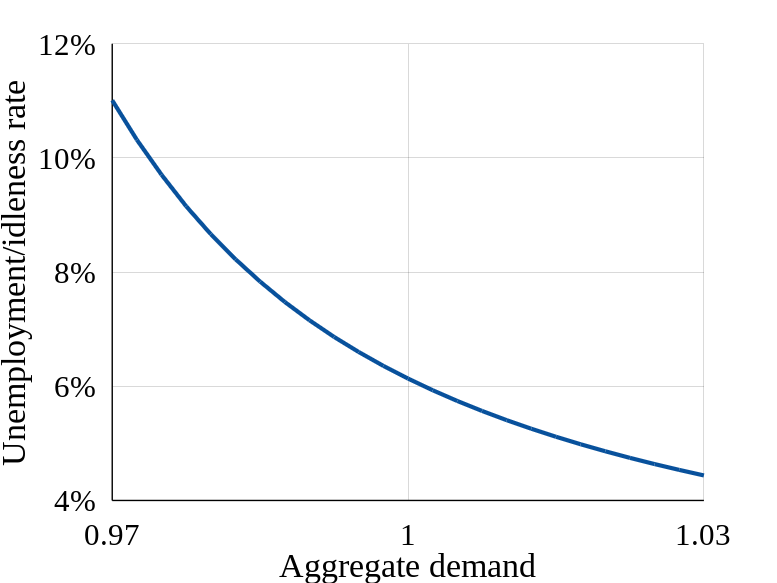
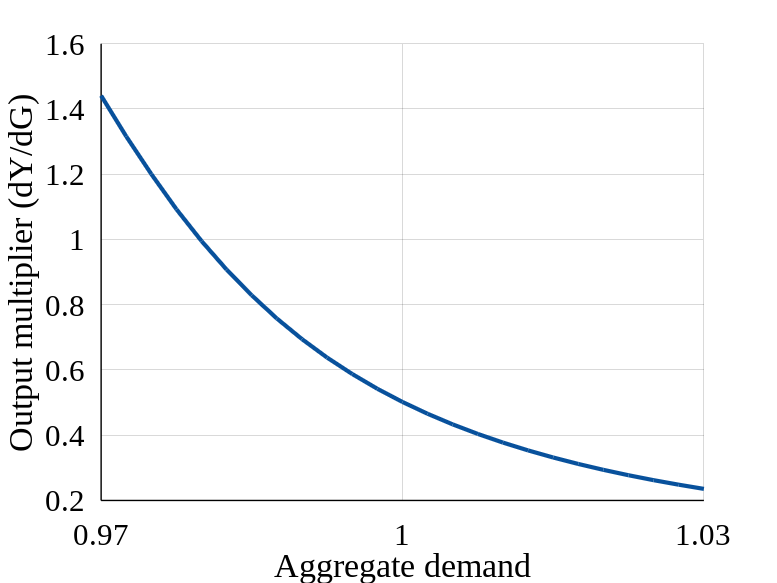
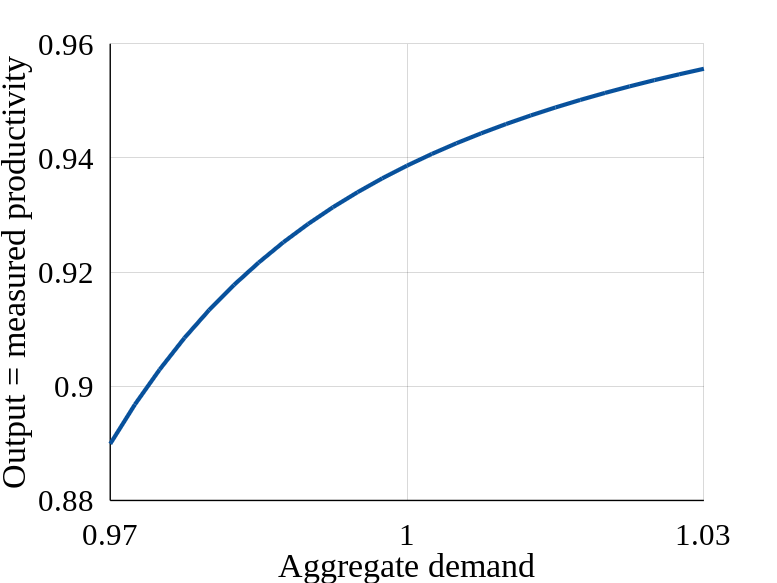
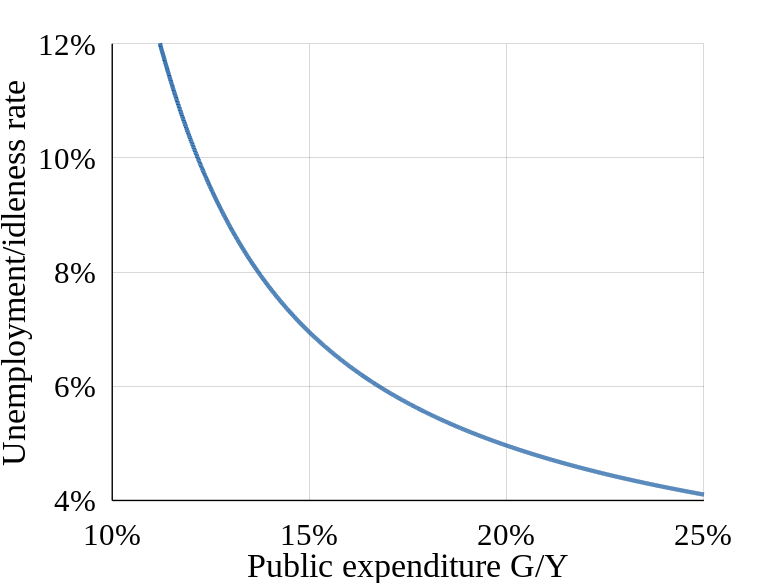

MATLAB code for these plots, in order:
%%====================================================================================
%% this code studies the numerical properties of a simple business-cycle matching model
%% the model only features self-employed workers who sell their services on a goods market
%% it would be possible to have firms and separate labor and goods markets using the model in Michaillat & Saez (QJE, 2015) 
%% 
%% the code calibrates the model to US data
%% then the code simulates the model in response to aggregate demand shocks
%% last the code simulates the model in response to government spending shocks
%%
%% note that the simulations do not describe the response of the model to stochastic shocks (as in state-of-the-art macro)
%% rather the simulations simply are "quantitative comparative statics": they show the responses to "MIT shocks"
%%
%% for all derivations:  see section 2.2, section 2.4, section 5, and online appendix A of Michaillat & Saez (Review of Economic Studies, 2019) 
%%===================================================================================

close all;clear;

%%-------  calibration of the matching model with land to US data -----------

k=1; % productive capacity | k can be endogenized by adding a labor market where firms hire workers
epsilon=1; % elasticity of substitution between public and private consumption
eta=0.6; % matching elasticity
s=0.028; % job-separation rate
omega=0.60; % matching efficacy
ubar=0.061; % target for average unemployment
xbar=0.43; % target for average tightness

Ybar=k.*(1-ubar); % target for average output
Mbar=0.5; % target for average output multiplier (same as unemployment multiplier)
GCbar=0.197; % target for average G/C
gamma=1./(1+1./GCbar); % preference parameter

GY=@(gc)gc./(1+gc); % G/Y
CY=@(gc)1-GY(gc); % C/Y
GYbar=GY(GCbar);
CYbar=CY(GCbar);
GC=@(GY)GY./(1-GY); % G/C
Gbar=GYbar.*Ybar;
Cbar=CYbar.*Ybar;
r=(Mbar.*epsilon.*CYbar)./(1-Mbar.*GYbar); % price rigidity to match multiplier target

q=@(x)omega.*x.^(-eta); % buying rate
f=@(x)omega.*x.^(1-eta); % selling rate
u=@(x)s./(s+f(x)); % unemployment rate
Y=@(x)(1-u(x)).*k; % output
taubar=(1-eta).*ubar./eta; % average matching wedge
rho=q(xbar)./s.*taubar./(1+taubar); % matching cost
tau=@(x)s.*rho./(q(x)-s.*rho); % matching wedge
dlnydlnx=@(x)(1-eta).*u(x)-eta.*tau(x); % elasticity of output to tightness

%% general CES utility function | see online appendix A 
scalar=(1-gamma).^(1-gamma).*gamma.^gamma;
if epsilon==1
	U=@(c,g)c.^(1-gamma).*g.^(gamma)./scalar;
else
	U=@(c,g)((1-gamma).^(1./epsilon).*c.^((epsilon-1)./epsilon)+gamma.^(1./epsilon).*g.^((epsilon-1)./epsilon)).^(epsilon./(epsilon-1));
end
dUdc=@(gc)((1-gamma).*U(1,gc)).^(1./epsilon);
dUdcbar=dUdc(GCbar);
dUdg=@(gc)(gamma.*U(1./gc,1)).^(1./epsilon);
MRS=@(gc)gamma.^(1./epsilon)./(1-gamma).^(1./epsilon).*gc.^(-1./epsilon); % MRS between public and private consumption
dlnUdlnc=@(gc)(1-gamma).^(1./epsilon).*(U(1,gc)).^((1-epsilon)./epsilon);
dlnUdlng=@(gc)gamma.^(1./epsilon).*(U(1./gc,1)).^((1-epsilon)./epsilon);
dlnUcdlnc=@(gc)(dlnUdlnc(gc)-1)./epsilon;
dlnUcdlng=@(gc)dlnUdlng(gc)./epsilon;

p0=dUdcbar.^r./(1+taubar); % price level
p=@(G)p0.*dUdc(G./(Ybar-G)).^(1-r); % price mechanism
dlnpdlng=@(G)(1-r).*(dlnUcdlng(G./(Ybar-G))-dlnUcdlnc(G./(Ybar-G)).*(G./(Ybar-G)));% equation (A4)
dlncdlnx=@(G,x)eta.*tau(x)./dlnUcdlnc(G./(Y(x)-G));% equation (A6)
dlncdlng=@(G,x)(dlnpdlng(G)-dlnUcdlng(G./(Y(x)-G)))./dlnUcdlnc(G./(Y(x)-G));% equation (A7)
dlnxdlng=@(G,x)(G./Y(x)+(1-G./Y(x)).*dlncdlng(G,x))./(dlnydlnx(x)-(1-G./Y(x)).*dlncdlnx(G,x));% equation (A9)
m=@(G,x)(1-eta).*u(x).*(1-u(x)).*dlnxdlng(G,x).*Y(x)./G;% equation (A11): theoretical unemployment multiplier
M=@(G,x)m(G,x)./(1-u(x)+G./Y(x).*eta.*tau(x)./(1-eta)./u(x).*m(G,x));% equation (A11): output multiplier

findx=@(G,x,alpha)abs(dUdc(G./(Y(x)-G))-((1+tau(x)).*p(G)./alpha)); % gap between aggregate supply & aggregate demand for tightness x, government spending G, and demand alpha


%%-------------- business-cycle simulations under aggregate-demand shocks | see section 5 -----------------------

%% we compute equilibrium variables for a range of aggregate demands
%% public-expenditure policy: G/Y=16.5%

ALPHA=[0.97:0.0025:1.03]; %range of aggregate demand
x0=[0.001:0.0002:2]; %grid to search for equilibrium tightness x
j=0;

for alpha=ALPHA
	
	j=j+1;
	
	G0=GYbar.*Y(x0);	% G such that G/Y=16.5%
	eva=findx(G0,x0,alpha);
	[val,ind]=min(eva); % finds x such aggregate supply = aggregate demand
	xad(j)=x0(ind); % equilibrium x 
	Gad(j)=G0(ind); % equilibrium G 

end

%% we compute all other equilibrium variables with G/Y=16.5%

Yad=Y(xad); % output
GYad=Gad./Yad; % G/Y
uad=u(xad); % unemployment rate
Mad=M(Gad,xad); % output multiplier
% pad = p(Gad); % price of services relative to land

%%-------------- business-cycle simulations under public-spending shocks | see section 5 -----------------------

%% we compute equilibrium variables for a range of public spending G/Y

GY0=[0.10:0.00005:0.25]; % range of public expenditure G/Y
j=0;
% [GY1,x1]=ndgrid(GY0,x0);

for gy=GY0

		j=j+1;
	
		G0=gy.*Y(x0);	% G such that G/Y=gy
		eva=findx(G0,x0,1);
		[val,ind]=min(eva); % finds x such aggregate supply = aggregate demand
		xgy(j)=x0(ind); % equilibrium x 
		Ggy(j)=G0(ind); % equilibrium G 

end

% we compute all other equilibrium variables

Ygy=Y(xgy); % output
GYgy=Ggy./Ygy; % G/Y
ugy=u(xgy); % unemployment rate
Mgy=M(Ggy,xgy); % output multiplier
% pgy = p(Ggy); % price of services relative to land


%%--------------------------  format figures  --------------------------

set(groot,'DefaultFigureUnits', 'inches')
set(groot,'DefaultFigurePosition', [0,0,7.7779,5.8334]);
set(groot,'DefaultFigurePaperPosition', [0, 0, 7.7779,5.8334]);
set(groot,'DefaultFigurePaperSize', [7.7779,5.8334]);
set(groot,'DefaultAxesFontName', 'Times New Roman')
set(groot,'DefaultAxesFontSize', 22)
set(groot,'DefaultLineLineWidth', 3)
set(groot,'DefaultAxesLineWidth', 1)
set(groot,'DefaultAxesXColor','k')
set(groot,'DefaultAxesYColor','k')
set(groot,'DefaultAxesYGrid','on')
set(groot,'DefaultAxesXGrid','on')
set(groot,'DefaultAxesTickLength',[0 0])
co = [217,95,2
		  8,81,156
			107,174,214];
co = co./255;
set(groot,'DefaultAxesColorOrder',co)


%%-------------- plots equilibrium under different aggregate demand   -----------

xmi=min(ALPHA);xma=max(ALPHA);
fign=0;

% figure: unemployment rate

x1=ALPHA;
y1=uad.*100;

fign=fign+1;
figure(fign)
clf
hold on
plot(x1,y1,'-','Color',co(2,:))
xlabel('Aggregate demand')
set(gca,'XLim',[xmi,xma],'XTick',[0.97,1,1.03])
set(gca,'YLim',[4,12],'YTick',[4:2:12],'YTickLabel',[' 4%';' 6%';' 8%';'10%';'12%'])
ylabel('Unemployment/idleness rate')
print('-dpdf','unemployment_ad.pdf')

% figure: output multiplier

x1=ALPHA;
y1=Mad;

fign=fign+1;
figure(fign)
clf
hold on
plot(x1,y1,'-','Color',co(2,:))
xlabel('Aggregate demand')
set(gca,'XLim',[xmi,xma],'XTick',[0.97,1,1.03])
% set(gca,'YLim',[0,1.5],'YTick',[0:0.5:1.5])
ylabel('Output multiplier (dY/dG)')
print('-dpdf','multiplier_ad.pdf')

% figure: output

x1=ALPHA;
y1=Yad;

fign=fign+1;
figure(fign)
clf
hold on
plot(x1,y1,'-','Color',co(2,:))
xlabel('Aggregate demand')
set(gca,'XLim',[xmi,xma],'XTick',[0.97,1,1.03])
% set(gca,'YLim',[0,1.5],'YTick',[0:0.5:1.5])
ylabel('Output = measured productivity')
print('-dpdf','output_ad.pdf')

% % figure: price of services relative to land

% x1=ALPHA;
% y1=pad;

% fign=fign+1;
% figure(fign)
% clf
% hold on
% plot(x1,y1,'-','Color',co(2,:))
% xlabel('Aggregate demand')
% set(gca,'XLim',[xmi,xma],'XTick',[0.97,1,1.03])
% % set(gca,'YLim',[0,1.5],'YTick',[0:0.5:1.5])
% ylabel('Relative price services / land')
% print('-dpdf','price_ad.pdf')

%%-------------- plots equilibrium under different government spending   -----------

xmi=min(GY0);xma=max(GY0);

% figure: unemployment rate

x1=GY0;
y1=ugy.*100;

fign=fign+1;
figure(fign)
clf
hold on
plot(x1,y1,'-','Color',co(2,:))
xlabel('Public expenditure G/Y')
% set(gca,'XLim',[xmi,xma],'XTick',[0.97,1,1.03])
set(gca,'XLim',[xmi,xma],'XTick',[0.1:0.05:0.25],'XTickLabel',['10%';'15%';'20%';'25%'])
set(gca,'YLim',[4,12],'YTick',[4:2:12],'YTickLabel',[' 4%';' 6%';' 8%';'10%';'12%'])
ylabel('Unemployment/idleness rate')
print('-dpdf','unemployment_gy.pdf')

% figure: output multiplier

x1=GY0;
y1=Mgy;

fign=fign+1;
figure(fign)
clf
hold on
plot(x1,y1,'-','Color',co(2,:))
xlabel('Public expenditure G/Y')
set(gca,'XLim',[xmi,xma],'XTick',[0.1:0.05:0.25],'XTickLabel',['10%';'15%';'20%';'25%'])
% set(gca,'YLim',[0,1.5],'YTick',[0:0.5:1.5])
ylabel('Output multiplier (dY/dG)')
print('-dpdf','multiplier_gy.pdf')

% figure: output

x1=GY0;
y1=Ygy;

fign=fign+1;
figure(fign)
clf
hold on
plot(x1,y1,'-','Color',co(2,:))
xlabel('Public expenditure G/Y')
set(gca,'XLim',[xmi,xma],'XTick',[0.1:0.05:0.25],'XTickLabel',['10%';'15%';'20%';'25%'])
% set(gca,'YLim',[0,1.5],'YTick',[0:0.5:1.5])
ylabel('Output = measured productivity')
print('-dpdf','output_gy.pdf')

% % figure: price of services relative to land

% x1=GY0;
% y1=pgy;

% fign=fign+1;
% figure(fign)
% clf
% hold on
% plot(x1,y1,'-','Color',co(2,:))
% xlabel('Public expenditure G/Y')
% % set(gca,'XLim',[xmi,xma],'XTick',[0.97,1,1.03])
% set(gca,'YLim',[0,1.5],'YTick',[0:0.5:1.5])
% ylabel('Relative price services / land')
% print('-dpdf','price_gy.pdf')
